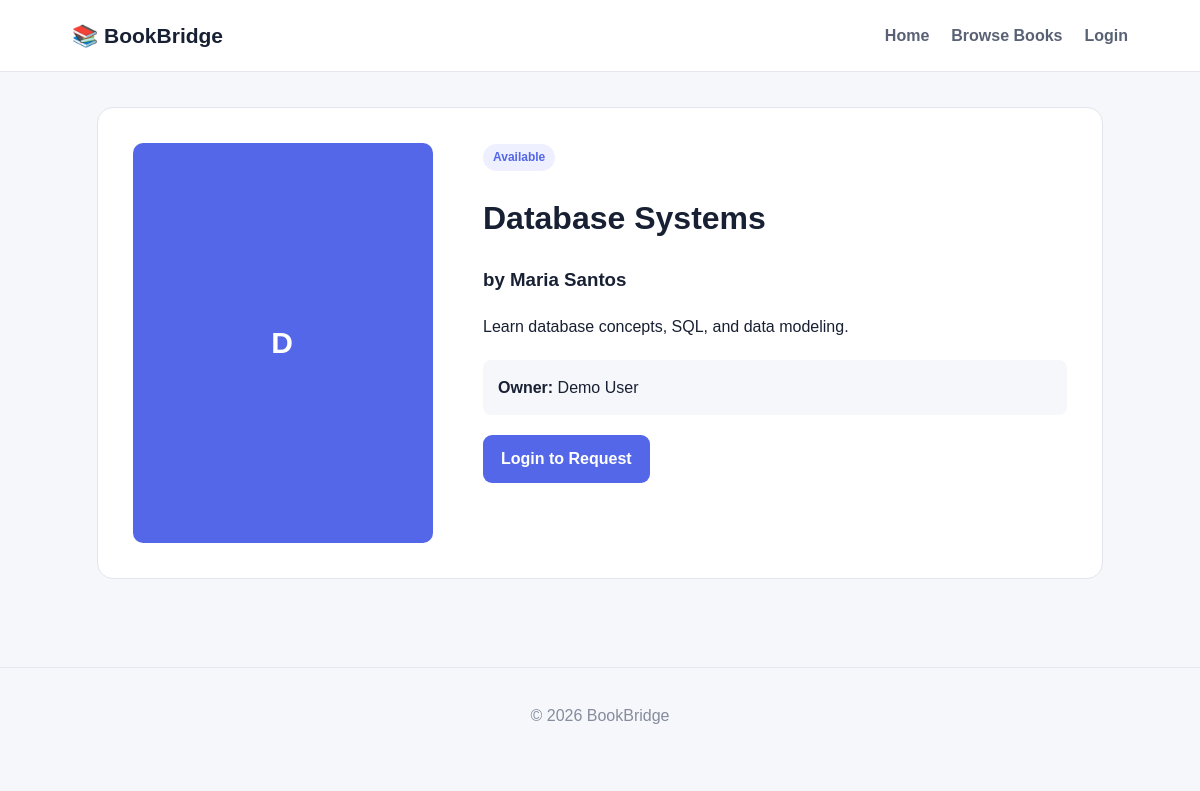
Screenshot of /book-details.php?id=2 with the database file from the repository.
### tables this page shows
CREATE TABLE books (
 id INT AUTO_INCREMENT PRIMARY KEY,
 owner_id INT NOT NULL,
 title VARCHAR(200) NOT NULL,
 author VARCHAR(150) NOT NULL,
 description TEXT,
 status ENUM('Available','Borrowed') DEFAULT 'Available',
 moderation_status ENUM('Pending','Approved','Rejected') NOT NULL DEFAULT 'Pending',
 created_at TIMESTAMP DEFAULT CURRENT_TIMESTAMP,
 FOREIGN KEY(owner_id) REFERENCES users(id) ON DELETE CASCADE
);

CREATE TABLE users (
 id INT AUTO_INCREMENT PRIMARY KEY,
 name VARCHAR(100) NOT NULL,
 email VARCHAR(150) NOT NULL UNIQUE,
 password VARCHAR(255) NOT NULL,
 role ENUM('user','admin') NOT NULL DEFAULT 'user',
 created_at TIMESTAMP DEFAULT CURRENT_TIMESTAMP
);

### book-details.php (the view, shortened to what this page needs)
<?php
session_start(); require_once "config.php";
$id=(int)($_GET['id']??0);
$stmt=$conn->prepare("SELECT b.*,u.name owner_name,u.email owner_email FROM books b JOIN users u ON b.owner_id=u.id WHERE b.id=?");
$stmt->bind_param("i",$id);$stmt->execute();$book=$stmt->get_result()->fetch_assoc();
?>
<!DOCTYPE html><html><head><meta charset="UTF-8"><meta name="viewport" content="width=device-width,initial-scale=1"><title>Book Details</title><link rel="stylesheet" href="css/style.css"></head>
<body><header class="navbar"><a class="brand" href="index.php">📚 BookBridge</a><nav><a href="index.php">Home</a><a href="books.php">Browse Books</a><?php if(isset($_SESSION['user_id'])):?><a href="post-book.php">Post a Book</a><a href="requests.php">Requests</a><a href="profile.php">Profile</a><a class="btn small" href="logout.php">Logout</a><?php else:?><a href="login.php">Login</a><?php endif;?></nav></header>
<main class="container page"><div class="detail"><div class="detail-cover"><?=htmlspecialchars(strtoupper(substr($book['title'],0,1)))?></div><div><span class="badge"><?=htmlspecialchars($book['status'])?></span><?php if($book['moderation_status']!=='Approved'):?><p class="alert">Listing review status: <?=htmlspecialchars($book['moderation_status'])?></p><?php endif;?><h1><?=htmlspecialchars($book['title'])?></h1><h3>by <?=htmlspecialchars($book['author'])?></h3><p><?=nl2br(htmlspecialchars($book['description']))?></p><div class="owner"><strong>Owner:</strong> <?=htmlspecialchars($book['owner_name'])?></div><?php if($msg):?><div class="alert"><?=htmlspecialchars($msg)?></div><?php endif;?><?php if(isset($_SESSION['user_id']) && $_SESSION['user_id']!=$book['owner_id'] && $book['status']==='Available' && $book['moderation_status']==='Approved'):?><form method="post" class="form"><label>Message to owner<textarea name="message" placeholder="Hi! I would like to borrow this book."></textarea></label><button class="btn">Request to Borrow</button></form><?php elseif(!isset($_SESSION['user_id'])):?><a class="btn" href="login.php">Login to Request</a><?php endif;?></div></div></main><footer>© <?=date("Y")?> BookBridge</footer></body></html>

### css/style.css (style rules this page uses)
* { box-sizing:border-box }
body { margin:0;font-family:Arial,Helvetica,sans-serif;background:#f6f7fb;color:#182033;line-height:1.6 }
a { color:inherit;text-decoration:none }
.navbar { height:72px;background:#fff;border-bottom:1px solid #e6e8ee;display:flex;align-items:center;justify-content:space-between;padding:0 6%;position:sticky;top:0;z-index:10 }
.brand { font-size:21px;font-weight:800 }
.navbar nav { display:flex;align-items:center;gap:22px }
.navbar nav a { font-weight:600;color:#596174 }
.btn { display:inline-block;border:0;border-radius:9px;background:#5367e8;color:#fff;padding:11px 18px;font-weight:700;cursor:pointer }
.book-cover,.detail-cover { background:#5367e8;color:#fff;min-height:240px;border-radius:10px;display:flex;align-items:center;justify-content:center;font-weight:900;font-size:30px;letter-spacing:2px }
.container { max-width:1150px;margin:auto;padding:35px 6% }
.page { min-height:70vh }
.badge { display:inline-block;background:#eef0ff;color:#5367e8;border-radius:20px;padding:4px 10px;font-size:12px;font-weight:700 }
.detail { display:grid;grid-template-columns:300px 1fr;gap:50px;background:#fff;padding:35px;border-radius:16px;border:1px solid #e2e5ed }
.detail-cover { height:400px }
.owner { margin:20px 0;padding:15px;background:#f6f7fb;border-radius:8px }
footer { text-align:center;padding:35px;color:#858c9d;border-top:1px solid #e5e7ee;margin-top:35px }

### rows the page displays
books: title "D", status "Available", title "Database Systems", author "Maria Santos", description "Learn database concepts, SQL, and data modeling.", owner.name "Demo User"
